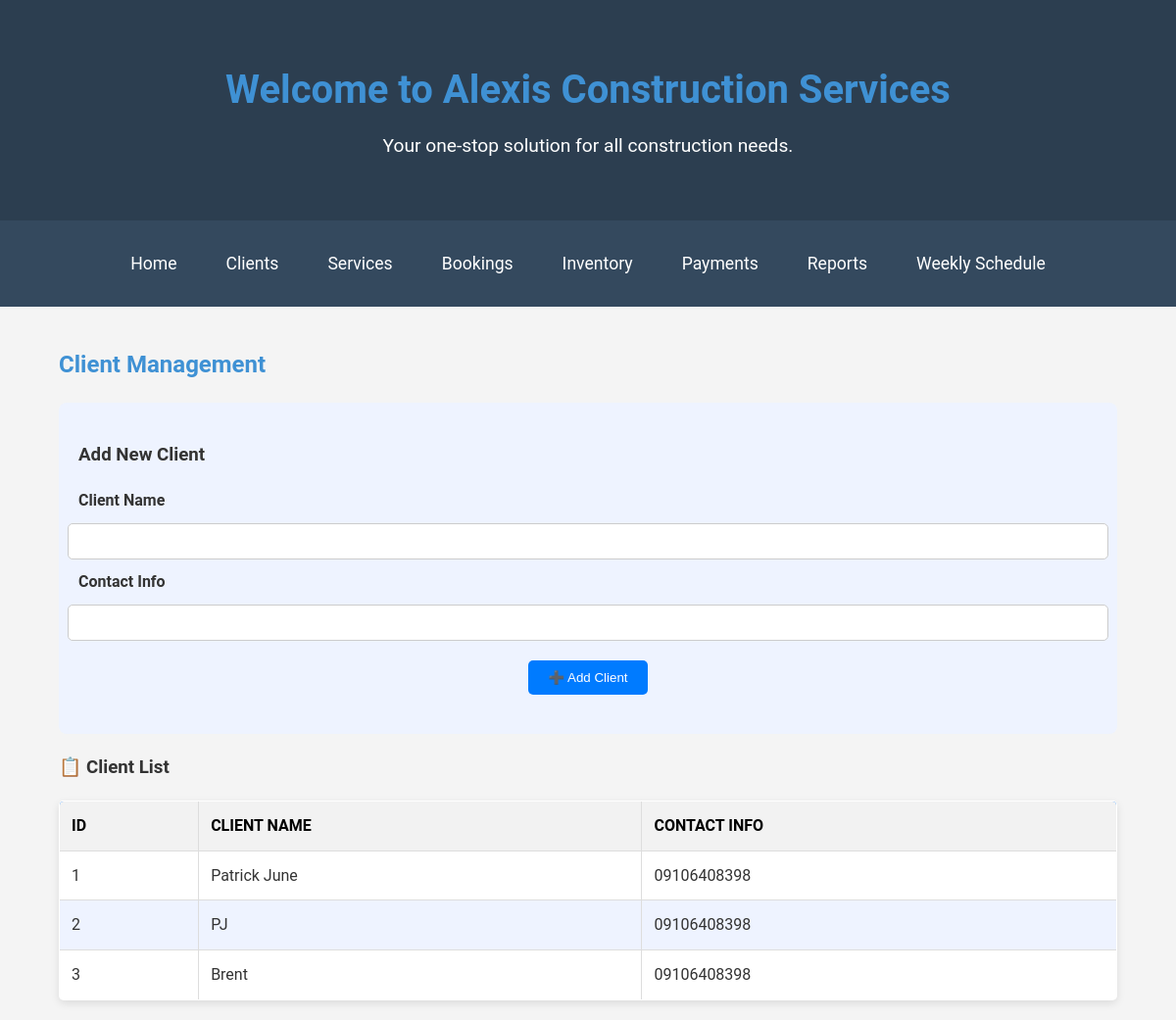
/clients.php, run on the app's committed database.
### tables this page shows
CREATE TABLE `clients` (
  `id` int(11) NOT NULL,
  `name` varchar(100) NOT NULL,
  `contact_info` varchar(100) NOT NULL
);

### clients.php (the view, shortened to what this page needs)
<?php include 'db.php'; ?>
<!DOCTYPE html>
<html lang="en">
<head>
    <link rel="stylesheet" href="styles.css">
</head>
<body>
    <header>
        <div class="container">
            <h1>Welcome to Alexis Construction Services</h1>
            <p>Your one-stop solution for all construction needs.</p>
        </div>
    </header>
    <nav>
        <div class="container">
            <ul>
                <li><a href="index.php">Home</a></li>
                <li><a href="clients.php">Clients</a></li>
                <li><a href="services.php">Services</a></li>
                <li><a href="bookings.php">Bookings</a></li>
                <li><a href="inventory.php">Inventory</a></li>
                <li><a href="payments.php">Payments</a></li>
                <li><a href="reports.php">Reports</a></li>
                <li><a href="weekly_schedule.php">Weekly Schedule</a></li>
            </ul>
        </div>
    </nav>
    <div class="container">
        <h2>Client Management</h2>
        <div class="form-container">
            <h3>Add New Client</h3>
            <form method="POST" action="">
                <label for="name">Client Name</label>
                <input type="text" name="name" id="name" required>
                <label for="contact_info">Contact Info</label>
                <input type="text" name="contact_info" id="contact_info" required>
                <button type="submit" name="add_client">➕ Add Client</button>
            </form>
        </div>
        <h3>📋 Client List</h3>
        <table>
            <thead>
                <tr>
                    <th>ID</th>
                    <th>Client Name</th>
                    <th>Contact Info</th>
                </tr>
            </thead>
            <tbody>
                <?php
                $stmt = $conn->query("SELECT * FROM Clients");
                while ($row = $stmt->fetch(PDO::FETCH_ASSOC)) {
                    echo "<tr>
                            <td>{$row['id']}</td>
                            <td>{$row['name']}</td>
                            <td>{$row['contact_info']}</td>
                          </tr>";
                }
                ?>
            </tbody>
        </table>
    </div>
</body>
</html>

### styles.css (style rules this page uses)
body { font-family: Arial, sans-serif; margin: 20px; }
h1, h2 { color: #3f91d4; }
form { margin-bottom: 20px; }
table { width: 100%; border-collapse: collapse; }
table, th, td { border: 1px solid #ddd; }
th, td { padding: 8px; text-align: left; }
th { background-color: #f2f2f2; }
body { font-family: 'Roboto', sans-serif; margin: 0; padding: 0; background-color: #f4f4f4; color: #333; line-height: 1.6; }
.container { width: 90%; max-width: 1200px; margin: 0 auto; padding: 20px; }
header { background-color: #2c3e50; color: #fff; padding: 40px 0; text-align: center; }
header h1 { margin: 0; font-size: 2.5rem; }
header p { margin: 10px 0 0; font-size: 1.2rem; }
nav { background-color: #34495e; padding: 10px 0; }
nav ul { list-style: none; padding: 0; margin: 0; display: flex; justify-content: center; gap: 20px; }
nav ul li { display: inline; }
nav ul li a { color: #fff; text-decoration: none; font-size: 1.1rem; padding: 10px 15px; border-radius: 5px; transition: background-color 0.3s ease; }
.form-container { background: #eef3ff; padding: 20px; border-radius: 8px; margin-bottom: 20px; }
form { display: flex; flex-direction: column; gap: 10px; align-items: center; }
label { font-weight: bold; text-align: left; width: 100%; }
input { padding: 10px; width: 100%; border: 1px solid #ccc; border-radius: 5px; }
button { background: #007bff; color: white; border: none; padding: 10px 20px; margin-top: 10px; border-radius: 5px; cursor: pointer; transition: 0.3s; }
table { width: 100%; border-collapse: collapse; background: white; border-radius: 5px; overflow: hidden; box-shadow: 0px 3px 8px rgba(0, 0, 0, 0.1); }
thead { background: #007bff; color: rgb(0, 0, 0); text-transform: uppercase; }
th, td { padding: 12px; border: 1px solid #ddd; text-align: left; }
tbody tr:nth-child(even) { background: #eef3ff; }

### data on the page
clients: id "1", name "Patrick June", contact_info "09106408398"
clients: id "2", name "PJ", contact_info "09106408398"
clients: id "3", name "Brent", contact_info "09106408398"
